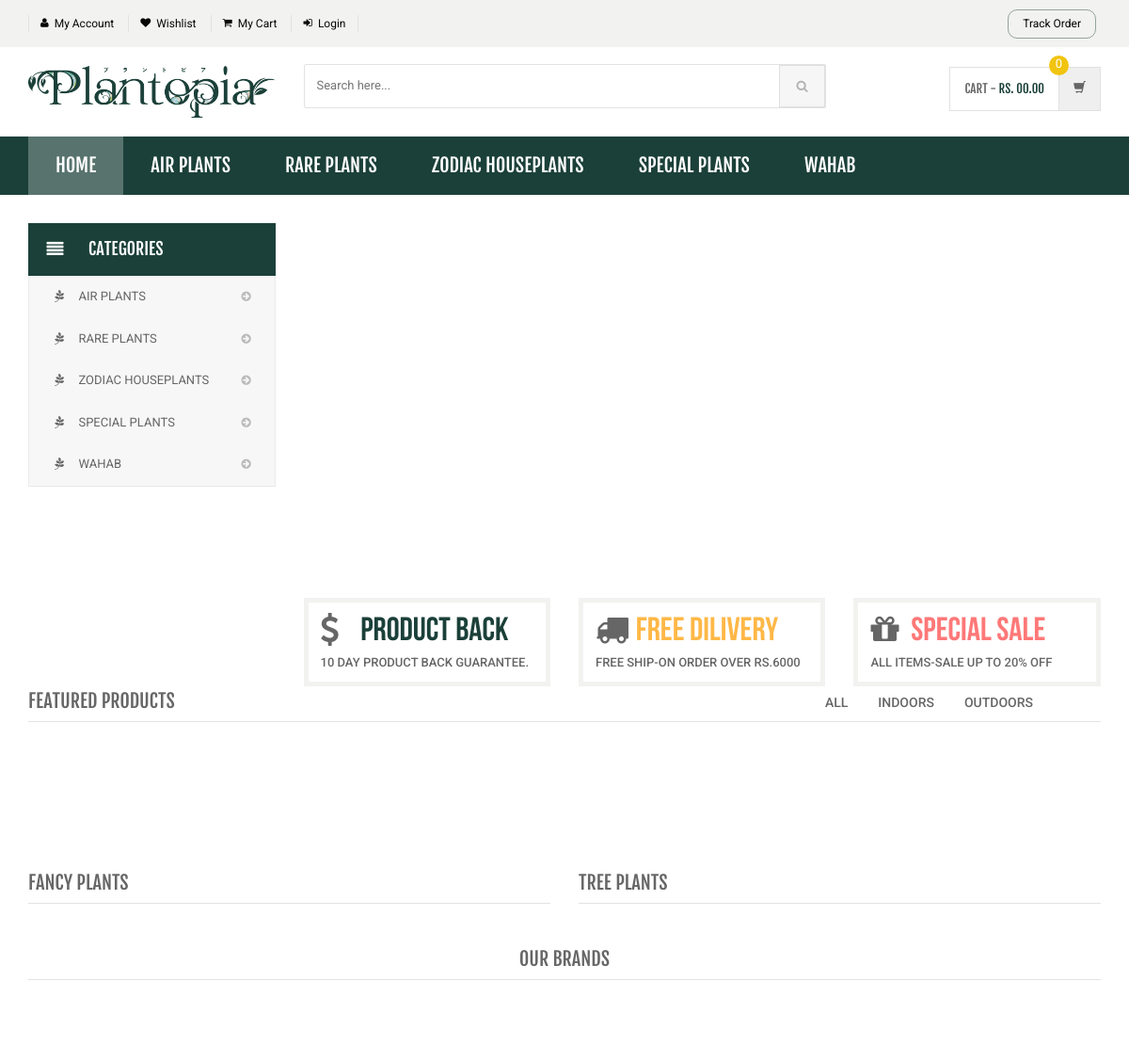
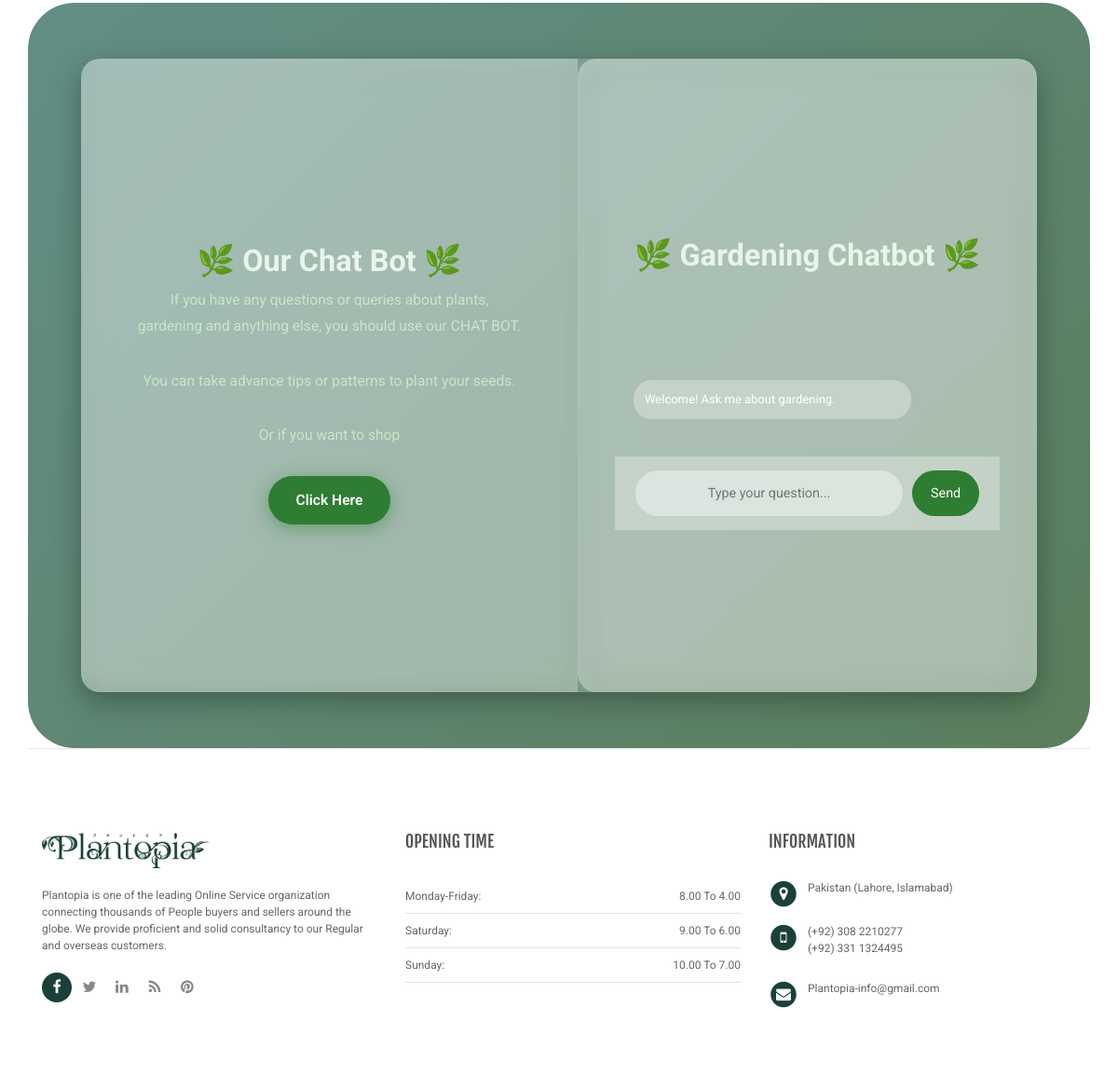
The page /shopping/index.php on the database its author committed (2 pictures, top to bottom).
### tables this page shows
CREATE TABLE `category` (
  `id` int(11) NOT NULL,
  `categoryName` varchar(255) DEFAULT NULL,
  `categoryDescription` longtext DEFAULT NULL,
  `creationDate` timestamp NOT NULL DEFAULT current_timestamp(),
  `updationDate` varchar(255) DEFAULT NULL
);

### shopping/index.php (the view, shortened to what this page needs)
<?php
include('includes/config.php');
?>
<!DOCTYPE html>
<html lang="en">
	<head>
	    <link rel="stylesheet" href="assets/css/bootstrap.min.css">
	    <link rel="stylesheet" href="assets/css/main.css">
	    <link rel="stylesheet" href="assets/css/green.css">
	    <link rel="stylesheet" href="assets/css/owl.carousel.css">
		<link rel="stylesheet" href="assets/css/owl.transitions.css">
		<link href="assets/css/lightbox.css" rel="stylesheet">
		<link rel="stylesheet" href="assets/css/animate.min.css">
		<link rel="stylesheet" href="assets/css/rateit.css">
		<link rel="stylesheet" href="assets/css/bootstrap-select.min.css">
		<link rel="stylesheet" href="assets/css/config.css">
		<link href="assets/css/green.css" rel="alternate stylesheet" title="Green color">
		<link href="assets/css/blue.css" rel="alternate stylesheet" title="Blue color">
		<link href="assets/css/red.css" rel="alternate stylesheet" title="Red color">
		<link href="assets/css/orange.css" rel="alternate stylesheet" title="Orange color">
		<link href="assets/css/dark-green.css" rel="alternate stylesheet" title="Darkgreen color">
		<link rel="stylesheet" href="assets/css/font-awesome.min.css">
	</head>
    <body class="cnt-home">
<header class="header-style-1">
<?php include('includes/top-header.php');?>
<?php include('includes/main-header.php');?>
<?php include('includes/menu-bar.php');?>
</header>
<div class="body-content outer-top-xs" id="top-banner-and-menu">
	<div class="container">
		<div class="furniture-container homepage-container">
		<div class="row">
			<div class="col-xs-12 col-sm-12 col-md-3 sidebar">
	<?php include('includes/side-menu.php');?>
			</div>
			<div class="col-xs-12 col-sm-12 col-md-9 homebanner-holder">
<div id="hero" class="homepage-slider3">
</div>
<div class="info-boxes wow fadeInUp">
	<div class="info-boxes-inner">
		<div class="row">
			<div class="col-md-6 col-sm-4 col-lg-4">
				<div class="info-box">
					<div class="row">
						<div class="col-xs-2">
						     <i class="icon fa fa-dollar"></i>
						</div>
						<div class="col-xs-10">
							<h4 class="info-box-heading green">Product back</h4>
						</div>
					</div>
					<h6 class="text">10 Day Product Back Guarantee.</h6>
				</div>
			</div>
			<div class="hidden-md col-sm-4 col-lg-4">
				<div class="info-box">
					<div class="row">
						<div class="col-xs-2">
							<i class="icon fa fa-truck"></i>
						</div>
						<div class="col-xs-10">
							<h4 class="info-box-heading orange">free dilivery</h4>
						</div>
					</div>
					<h6 class="text">free ship-on order over Rs.6000</h6>
				</div>
			</div>
			<div class="col-md-6 col-sm-4 col-lg-4">
				<div class="info-box">
					<div class="row">
						<div class="col-xs-2">
							<i class="icon fa fa-gift"></i>
						</div>
						<div class="col-xs-10">
							<h4 class="info-box-heading red">Special Sale</h4>
						</div>
					</div>
					<h6 class="text">All items-sale up to 20% off </h6>
				</div>
			</div>
		</div>
	</div>
</div>
			</div>
		</div>
		<div id="product-tabs-slider" class="scroll-tabs inner-bottom-vs  wow fadeInUp">
			<div class="more-info-tab clearfix">
			   <h3 class="new-product-title pull-left">Featured Products</h3>
				<ul class="nav nav-tabs nav-tab-line pull-right" id="new-products-1">
					<li class="active"><a href="#all" data-toggle="tab">All</a></li>
					<li><a href="#books" data-toggle="tab">Indoors</a></li>
					<li><a href="#furniture" data-toggle="tab">Outdoors</a></li>
				</ul>
			</div>
		</div>
			<div class="sections prod-slider-small outer-top-small">
				<div class="row">
					<div class="col-md-6">
	                   <section class="section">
	                   	<h3 class="section-title">Fancy Plants</h3>
	                   </section>
					</div>
					<div class="col-md-6">
						<section class="section">
							<h3 class="section-title">Tree Plants</h3>
	                   </section>
					</div>
				</div>
			</div>
<br>
<?php include('includes/brands-slider.php');?>
		<br>
		<?php include('includes/chatbot.php');?>
</div>
</div>
<?php include('includes/footer.php');?>
</body>
</html>

### shopping/includes/menu-bar.php (shortened to what this page needs)
<div class="header-nav animate-dropdown">
    <div class="container">
        <div class="yamm navbar navbar-default" role="navigation">
            <div class="nav-bg-class">
                <div class="navbar-collapse collapse" id="mc-horizontal-menu-collapse">
	<div class="nav-outer">
		<ul class="nav navbar-nav">
			<li class="active dropdown yamm-fw">
				<a href="index.php" data-hover="dropdown" class="dropdown-toggle">Home</a>
			</li>
              <?php $sql=mysqli_query($con,"select id,categoryName  from category limit 6");
while($row=mysqli_fetch_array($sql))
{
    ?>
			<li class="dropdown yamm">
				<a href="category.php?cid=<?php echo $row['id'];?>"> <?php echo $row['categoryName'];?></a>
			</li>
			<?php } ?>
		</ul>
		<div class="clearfix"></div>
	</div>
</div>
            </div>
        </div>
    </div>
</div>

### shopping/includes/side-menu.php
<div class="side-menu animate-dropdown outer-bottom-xs">
    <div class="head"><i class="icon fa fa-align-justify fa-fw"></i> Categories</div>
    <nav class="yamm megamenu-horizontal" role="navigation">
        <ul class="nav">
            <li class="dropdown menu-item">
              <?php $sql=mysqli_query($con,"select id,categoryName  from category");
while($row=mysqli_fetch_array($sql))
{
    ?>
                <a href="category.php?cid=<?php echo $row['id'];?>" class="dropdown-toggle mr-2"><i class="fa fa-pagelines" aria-hidden="true" style="    margin-inline: 12px;"></i>
                <?php echo $row['categoryName'];?></a>
                <?php }?>
</li>
</ul>
    </nav>
</div>

### shopping/assets/css/green.css (style rules this page uses)
a { color: #abd07e; }
.header-style-1 .header-nav { background: #1b4039; }
.cnt-home .header-style-1 .header-nav .navbar .navbar-nav > li.active { background: #ffffff44; }
.info-box .info-box-heading.green { color: #1b4039; }

### shopping/assets/css/lightbox.css (style rules this page uses)
body:after { content: url(../images/close.png) url(../images/loading.gif) url(../images/prev.png) url(../images/next.png); display: none; }

### shopping/assets/css/blue.css (style rules this page uses)
a { color: #3498db; }
.header-style-1 .header-nav { background: #3498db; }
.cnt-home .header-style-1 .header-nav .navbar .navbar-nav > li.active { background: #1d6ca1; }
.info-box .info-box-heading.green { color: #3498db; }

### shopping/assets/css/red.css (style rules this page uses)
a { color: #ff6c6c; }
.header-style-1 .header-nav { background: #ff6c6c; }
.cnt-home .header-style-1 .header-nav .navbar .navbar-nav > li.active { background: #ff1a1a; }
.info-box .info-box-heading.green { color: #ff6c6c; }

### shopping/assets/css/orange.css (style rules this page uses)
a { color: #f39c12; }
.header-style-1 .header-nav { background: #f39c12; }
.cnt-home .header-style-1 .header-nav .navbar .navbar-nav > li.active { background: #ab6c09; }
.info-box .info-box-heading.green { color: #f39c12; }

### shopping/assets/css/dark-green.css (style rules this page uses)
a { color: #12cca7; }
.header-style-1 .header-nav { background: #12cca7; }
.cnt-home .header-style-1 .header-nav .navbar .navbar-nav > li.active { background: #0b816a; }
.info-box .info-box-heading.green { color: #12cca7; }

### rows shown on the page
category: categoryName "AIR PLANTS"
category: categoryName "RARE PLANTS"
category: categoryName "ZODIAC HOUSEPLANTS"
category: categoryName "SPECIAL PLANTS"
category: categoryName "WAHAB"
